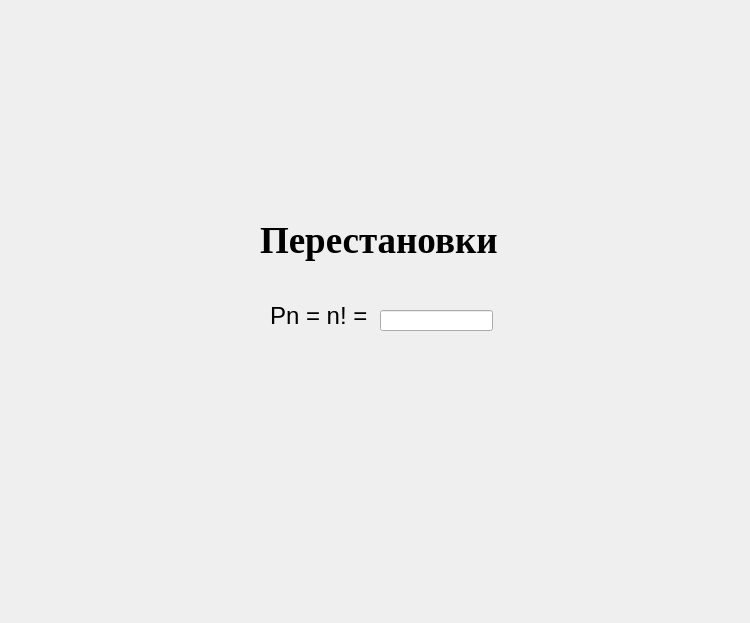
<?xml version="1.0" encoding="UTF-8"?>
<ui version="4.0">
 <class>Dialog</class>
 <widget class="QDialog" name="Dialog">
  <property name="geometry">
   <rect>
    <x>0</x>
    <y>0</y>
    <width>750</width>
    <height>623</height>
   </rect>
  </property>
  <property name="windowTitle">
   <string>Dialog</string>
  </property>
  <widget class="QLabel" name="label">
   <property name="geometry">
    <rect>
     <x>260</x>
     <y>220</y>
     <width>238</width>
     <height>41</height>
    </rect>
   </property>
   <property name="font">
    <font>
     <family>Times New Roman</family>
     <pointsize>28</pointsize>
     <bold>true</bold>
    </font>
   </property>
   <property name="text">
    <string>Перестановки</string>
   </property>
  </widget>
  <widget class="QLabel" name="label_2">
   <property name="geometry">
    <rect>
     <x>270</x>
     <y>300</y>
     <width>107</width>
     <height>32</height>
    </rect>
   </property>
   <property name="font">
    <font>
     <pointsize>18</pointsize>
    </font>
   </property>
   <property name="text">
    <string>Pn = n! = </string>
   </property>
  </widget>
  <widget class="QLineEdit" name="Permutations_answer">
   <property name="geometry">
    <rect>
     <x>380</x>
     <y>310</y>
     <width>113</width>
     <height>21</height>
    </rect>
   </property>
  </widget>
 </widget>
 <resources/>
 <connections/>
</ui>
